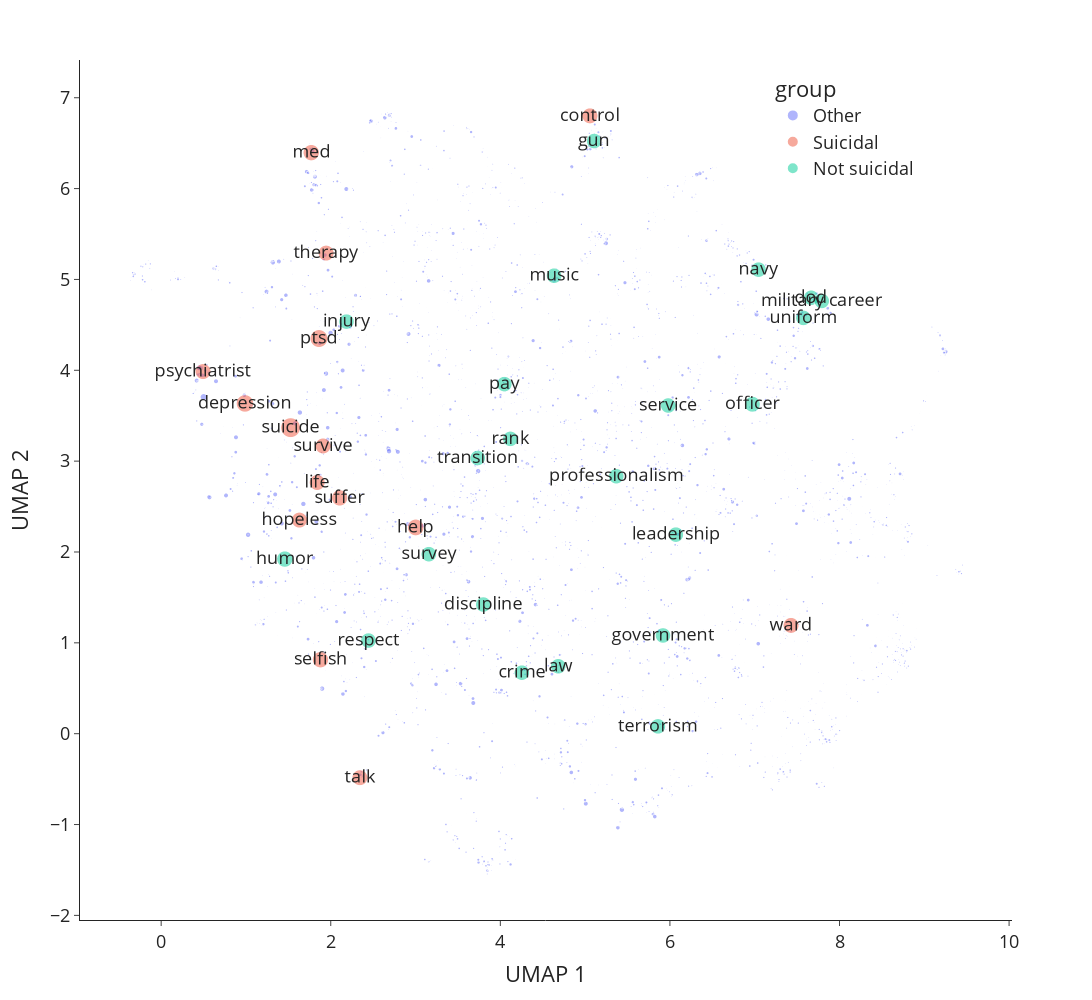

Notebook source saved alongside this figure:
### Code cell
%%time 

counts_df_all = []
# embeddings_group_all = []

ts = datetime.datetime.utcnow().strftime('%y-%m-%dT%H-%M-%S')
min_count_to_include_umap = 2
display_text_threshold = 5
display_text_threshold_odds_ratio_absent = 1.7
display_text_threshold_odds_ratio_present = 3.5
size_by = 'odds_ratio'

make_circles_bigger = True

# for tags_or_themes_d, tags_or_themes_d_name in zip([tags_clean_all, themes_clean_all],['tags','themes']):
for tags_or_themes_d, tags_or_themes_d_name in zip([tags_kws_clean_all],['themes']):
    for group_name in group_names:
        tags_clean_i = tags_or_themes_d.get(group_name)
        # tags_clean_i = tags_clean_all.get(group_name)

        # Distribution of tags
        counts = Counter(tags_clean_i)
        counts = dict(sorted(counts.items(), key=lambda item: item[1]))

        # merge counts    
        counts = merge_counts_by_similarity(counts, 
                                            most_similar_df, 
                                            cutoff = 0.8, 
                                            do_not_merge= ['coast guard', 'marines', 'navy', 'army', 'air force',], # so that army is not merged with "air force".
                                            display_word='shortest',
                                            display_word_exceptions=['depression', 'air force', 'rallypoint', 'veterans'],    # show this if available
                                            verbose = False)

        counts_df = pd.DataFrame(counts, index = ['count']).T
        counts_df = counts_df.reset_index()
        counts_df.columns = [tags_col, 'count']
        # remove themes with just 1 occurrance
        counts_df = counts_df[counts_df['count']>=min_count_to_include_umap]
        counts_tags = counts_df[tags_col].values

        # how many multi-word tags are there?
        word_counts = pd.DataFrame(Counter([len(n.split()) for n in counts_tags]), index=['counts']).T.reset_index()
        word_counts.columns = ['words', 'N']
        word_counts = word_counts.sort_values('words')
        word_counts['Prop'] = (word_counts['N']/word_counts['N'].sum()).round(3)
        display(word_counts)



        # vectorize(counts_tags, model_name = model_name, embedding_type = 'sentence')
        # counts_df[embeddings_cols] = embeddings
        
        
        
        
        #
        if group_name=='SITB Absent':
            display_text_threshold=100
        elif group_name=='SITB Present':
            display_text_threshold=11

        # add OR
        counts_df['odds_ratio'] = counts_df['tags_lemmatized'].map(zscores_d)
        if 'Absent' in group_name:
            counts_df['odds_ratio'] = counts_df['odds_ratio'].values * (-1)
            text_threshold = display_text_threshold_odds_ratio_absent
        
        else:
            text_threshold = display_text_threshold_odds_ratio_present
            
        counts_df['odds_ratio'] = [n if n>=0 else 0 for n in counts_df['odds_ratio'].values]
        counts_df['odds_ratio'] = [n if str(n)!='nan' else 0 for n in counts_df['odds_ratio'].values]
        
        
        
        
        if group_name == 'SITB Present':
            counts_df['group'] = ['Suicidal' for n in range(counts_df.shape[0])]
        else:
            counts_df['group'] = ['Not suicidal' for n in range(counts_df.shape[0])]


        if size_by == 'odds_ratio':
            # todo: top 40
            counts_d = dict(zip(counts_df[tags_col].values, counts_df['odds_ratio'].values))
            text_col = []
            for k,v in counts_d.items():
                if k in ['psych', 'psychologist', 'mental', 'civilian career', 'leader']:
                    text_col.append('')
                    
                elif v>text_threshold:
                    text_col.append(k)
                else:
                    text_col.append('')
            counts_df['text'] = text_col
        elif size_by == 'count':
            # todo: top 40
            counts_d = dict(zip(counts_df[tags_col].values, counts_df['count'].values))
            text_col = []
            for k,v in counts_d.items():
                if v>display_text_threshold:
                    text_col.append(k)
                else:
                    text_col.append('')
            counts_df['text'] = text_col
        counts_df_all.append(counts_df)

        
counts_df_all = pd.concat(counts_df_all)
# embeddings_group_all = pd.concat(embeddings_group_all)
counts_df_all


# get embedding
counts_tags = counts_df_all[tags_col].values

# keep_original = ['2nd amendment', 'election 2016','election 2020', '2d lt','wo1', 'da form 4187', '2lt','25th id', 'n09n ncis', 'uh 60 pilot', '4th of july', 'article 15']
# counts_tags = [re.sub("\d", "#", n) if n not in keep_original else n for n in counts_tags] 
emb_cols = [n  for n in embeddings_df.columns if 'emb_' in n]
# embeddings_group = embeddings_df[embeddings_df['themes'].isin(counts_tags)][emb_cols]
embeddings_group = []
remove_themes = []
for tag in counts_tags:
    emb = embeddings_df[embeddings_df['themes'] == tag][emb_cols]
    if emb.shape[0]==0:
        remove_themes.append(tag)
    embeddings_group.append(emb)
print(remove_themes)  
embeddings_group = pd.concat(embeddings_group)  
embeddings_group.columns = emb_cols
counts_df_all = counts_df_all[~counts_df_all[tags_col].isin(remove_themes)]


# UMAP 
fit = umap.UMAP(n_neighbors = 15, n_components=2, metric = 'cosine',min_dist=0.1)
embeddings_2d = fit.fit_transform(embeddings_group)
# plt.scatter(embeddings_2d[:,0], embeddings_2d[:,1])
# plt.title('UMAP embedding of random colours');
counts_df_all[['UMAP 1', 'UMAP 2']] = embeddings_2d


group_new = []
for group,text  in zip(counts_df_all['group'].values, counts_df_all['text'].values):
    if text!='':
        group_new.append(group)
    else:
        group_new.append('Other')
        
counts_df_all['group'] = group_new


import plotly.express as px
# df = px.data.iris() # iris is a pandas DataFrame
# counts_df_all['count_larger'] = counts_df_all['count'] *2

if make_circles_bigger:
    counts_df_all['odds_ratio'] = [n+5**2 if t!='' else n for n, t in zip(counts_df_all['odds_ratio'].values,counts_df_all['text'].values)]

fig = px.scatter(counts_df_all, 
                 x="UMAP 1", y="UMAP 2", 
                 hover_name=tags_col,
                 color = 'group',
                 text='text',
                 size = 'odds_ratio', 
                 opacity=0.5,
                 title = '')



width = 1200
height = 1000

fig.update_layout(
    autosize=False,
    width=width,
    height=height)

fig.update_layout(legend=dict(
    yanchor="top",
    y=0.99,
    xanchor="right",
    x=0.90
))




# fig.update_traces(textposition=improve_text_position(counts_df_all["UMAP 1"]))

# fig.update_traces(textposition='inside', textfont_size=8)

fig.update_layout(
    font=dict(
      # family="Courier New, monospace",
      size=18,  # Set the font size here
      # color="RebeccaPurple"
  )
)



savefig = True
for template in ["simple_white",]:  #"plotly", "plotly_white", "plotly_dark", "ggplot2", "seaborn", "simple_white", "none"]:
    fig.update_layout(template=template,)# title="'%s' theme" % template)
    if savefig:
        # save all files in the same html 
        with open(output_dir+f'themes_{tags_or_themes_d_name}_{group_name}_{ts}.html', 'a') as f:
            f.write(fig.to_html(full_html=False, include_plotlyjs='cdn'))
        # save each file separately 
        pio.write_image(fig,output_dir+f"themes_all_{ts}.png", scale=3, width=width, height=height, engine='auto')
        # fig.write_html(output_dir+f"submissions_{activity}.html")
    fig.show()
#     if emb.shape[0]==0:
#         remove_themes.append(tag)

### Figure 1 — Plotly figure (JSON) as saved in the notebook; plotly's stock layout.template omitted (floating-point values rounded to 4 significant figures; data arrays with more than 128 entries replaced by an {"elided": "..."} marker saying what was removed)
{"data": [{"hovertemplate": "<b>%{hovertext}</b><br><br>group=Other<br>UMAP 1=%{x}<br>UMAP 2=%{y}<br>odds_ratio=%{marker.size}<br>text=%{text}<extra></extra>", "hovertext": {"elided": "4029 str values"}, "legendgroup": "Other", "marker": {"color": "#636efa", "opacity": 0.5, "size": {"elided": "4029 float values"}, "sizemode": "area", "sizeref": 0.1099, "symbol": "circle"}, "mode": "markers+text", "name": "Other", "showlegend": true, "text": {"elided": "4029 str values"}, "type": "scattergl", "x": {"elided": "4029 float values"}, "xaxis": "x", "y": {"elided": "4029 float values"}, "yaxis": "y"}, {"hovertemplate": "<b>%{hovertext}</b><br><br>group=Suicidal<br>UMAP 1=%{x}<br>UMAP 2=%{y}<br>odds_ratio=%{marker.size}<br>text=%{text}<extra></extra>", "hovertext": ["therapy", "med", "psychiatrist", "selfish", "help", "ptsd", "depression", "hopeless", "ward", "suffer", "control", "survive", "life", "talk", "suicide"], "legendgroup": "Suicidal", "marker": {"color": "#EF553B", "opacity": 0.5, "size": [29.07, 29.84, 28.96, 29.74, 31.57, 35.44, 34.92, 28.65, 28.77, 30.19, 29.0, 28.95, 28.77, 28.58, 43.97], "sizemode": "area", "sizeref": 0.1099, "symbol": "circle"}, "mode": "markers+text", "name": "Suicidal", "showlegend": true, "text": ["therapy", "med", "psychiatrist", "selfish", "help", "ptsd", "depression", "hopeless", "ward", "suffer", "control", "survive", "life", "talk", "suicide"], "type": "scattergl", "x": [1.945, 1.77, 0.4937, 1.879, 3.002, 1.861, 0.9883, 1.63, 7.428, 2.105, 5.057, 1.909, 1.84, 2.344, 1.527], "xaxis": "x", "y": [5.289, 6.395, 3.986, 0.8141, 2.27, 4.35, 3.635, 2.351, 1.192, 2.596, 6.801, 3.167, 2.765, -0.4842, 3.368], "yaxis": "y"}, {"hovertemplate": "<b>%{hovertext}</b><br><br>group=Not suicidal<br>UMAP 1=%{x}<br>UMAP 2=%{y}<br>odds_ratio=%{marker.size}<br>text=%{text}<extra></extra>", "hovertext": ["uniform", "rank", "navy", "leadership", "terrorism", "humor", "officer", "service", "injury", "dod", "gun", "respect", "government", "military career", "crime", "professionalism", "discipline", "music", "survey", "pay", "law", "transition"], "legendgroup": "Not suicidal", "marker": {"color": "#00cc96", "opacity": 0.5, "size": [27.55, 26.88, 26.81, 27.32, 27.14, 30.44, 27.89, 27.05, 26.83, 26.79, 26.71, 26.88, 26.92, 27.37, 27.49, 26.83, 26.92, 26.94, 26.98, 27.12, 27.16, 27.04], "sizemode": "area", "sizeref": 0.1099, "symbol": "circle"}, "mode": "markers+text", "name": "Not suicidal", "showlegend": true, "text": ["uniform", "rank", "navy", "leadership", "terrorism", "humor", "officer", "service", "injury", "dod", "gun", "respect", "government", "military career", "crime", "professionalism", "discipline", "music", "survey", "pay", "law", "transition"], "type": "scattergl", "x": [7.574, 4.118, 7.045, 6.07, 5.859, 1.458, 6.972, 5.98, 2.185, 7.666, 5.106, 2.445, 5.918, 7.791, 4.254, 5.367, 3.799, 4.633, 3.157, 4.047, 4.683, 3.733], "xaxis": "x", "y": [4.577, 3.245, 5.108, 2.191, 0.08041, 1.922, 3.627, 3.612, 4.536, 4.798, 6.523, 1.025, 1.081, 4.763, 0.6713, 2.834, 1.422, 5.041, 1.976, 3.848, 0.742, 3.034], "yaxis": "y"}], "layout": {"autosize": false, "font": {"size": 18}, "height": 1000, "legend": {"itemsizing": "constant", "title": {"text": "group"}, "tracegroupgap": 0, "x": 0.9, "xanchor": "right", "y": 0.99, "yanchor": "top"}, "margin": {"t": 60}, "width": 1200, "xaxis": {"anchor": "y", "autorange": true, "domain": [0, 1], "range": [-0.953, 10.03], "title": {"text": "UMAP 1"}, "type": "linear"}, "yaxis": {"anchor": "x", "autorange": true, "domain": [0, 1], "range": [-2.051, 7.415], "title": {"text": "UMAP 2"}, "type": "linear"}}}
